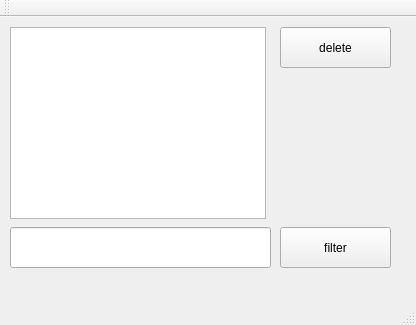
<?xml version="1.0" encoding="UTF-8"?>
<ui version="4.0">
 <class>MainWindow</class>
 <widget class="QMainWindow" name="MainWindow">
  <property name="geometry">
   <rect>
    <x>0</x>
    <y>0</y>
    <width>416</width>
    <height>325</height>
   </rect>
  </property>
  <property name="windowTitle">
   <string>MainWindow</string>
  </property>
  <widget class="QWidget" name="centralWidget">
   <widget class="QPushButton" name="theButton">
    <property name="geometry">
     <rect>
      <x>280</x>
      <y>10</y>
      <width>111</width>
      <height>41</height>
     </rect>
    </property>
    <property name="text">
     <string>delete</string>
    </property>
   </widget>
   <widget class="QListWidget" name="theList">
    <property name="geometry">
     <rect>
      <x>10</x>
      <y>10</y>
      <width>256</width>
      <height>192</height>
     </rect>
    </property>
   </widget>
   <widget class="QLineEdit" name="filterInput">
    <property name="geometry">
     <rect>
      <x>10</x>
      <y>210</y>
      <width>261</width>
      <height>41</height>
     </rect>
    </property>
   </widget>
   <widget class="QPushButton" name="filter">
    <property name="geometry">
     <rect>
      <x>280</x>
      <y>210</y>
      <width>111</width>
      <height>41</height>
     </rect>
    </property>
    <property name="text">
     <string>filter</string>
    </property>
   </widget>
  </widget>
  <widget class="QMenuBar" name="menuBar">
   <property name="geometry">
    <rect>
     <x>0</x>
     <y>0</y>
     <width>416</width>
     <height>22</height>
    </rect>
   </property>
  </widget>
  <widget class="QToolBar" name="mainToolBar">
   <attribute name="toolBarArea">
    <enum>TopToolBarArea</enum>
   </attribute>
   <attribute name="toolBarBreak">
    <bool>false</bool>
   </attribute>
  </widget>
  <widget class="QStatusBar" name="statusBar"/>
 </widget>
 <layoutdefault spacing="6" margin="11"/>
 <resources/>
 <connections/>
</ui>
